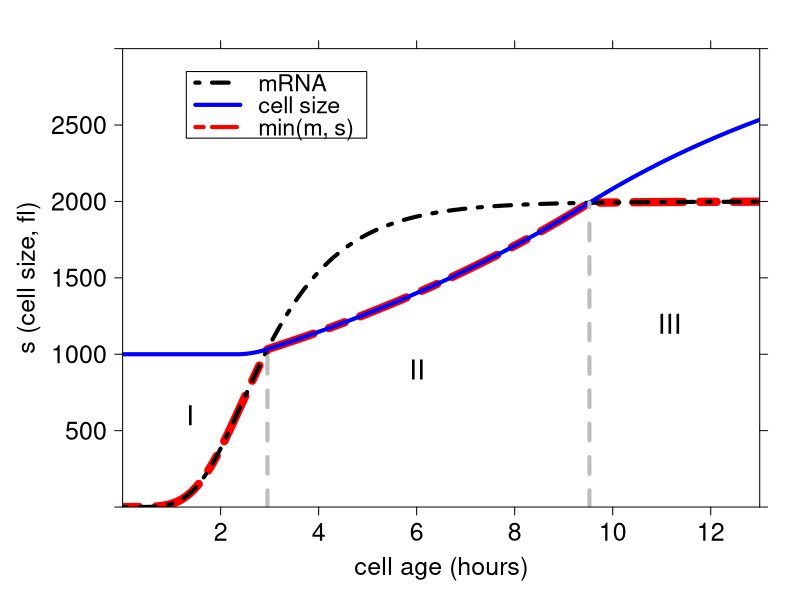

Reproduce this figure in R.
require('lattice')
require('grid')

lambda1 <- 2000
gamma1 <- 1.0
lambda2 <- 0.25
gamma2 <- 0.15
k <- 0.5

y0 <- c(0, 1000)
T <- 15.0
N <- 1000
dt <- T/N
y <- matrix(0, N, 2)
y1 <- matrix(0, N, 2)
y[1,] <- y0
a <- seq(N)
z <- seq(N)
z[1] <- min(y[1, 1], y[1, 2])
a[1] <- 0
index1 <- 0
index2 <- 0
for ( j in seq(2, N) ) {
  a[j] <- j*dt
  y1[j,] <- y[j-1,]
  y[j,1] <- y1[j,1] + dt * (lambda1*(k*a[j])^4/(1+(k*a[j])^4) - gamma1*y1[j,1])
  y[j,2] <- y1[j,2] +
      dt * max(0, (lambda2*min(y1[j,1], y1[j,2]) - gamma2*y1[j,2]))
  z[j] <- min(y[j, 1], y[j, 2])
  if ( y[j,1] > y[j,2] && index1 == 0) {
    index1 <- j-1
  }
  if ( y[j,1] < y[j,2]  && index2 == 0 && index1 != 0 ){
    index2 <- j
  }
}
pdf("ode1.pdf", width=7, height=5)
p1 <- xyplot(z~a, xlim=c(0, 13),
             ylim=c(0, 3000),
             xlab=list("cell age (hours)", cex = 1.5),
             ylab=list("s (cell size, fl)", cex=1.5),
             type = "l",
             lwd = 8,
             lty = 6,
             col = "red",
             scales = list(cex = 1.5, x=list(at=c(2,4,6,8,10,12,14))),
             key = list(x = 0.1, y=0.95,
               border=TRUE,
               lines=list(
                 col=c("black", "blue", 'red'),
                 type=c("l","l","l"),
                 lty=c(4,1,6),
                 lwd=c(4,4,4)),
               cex = 1.4,
               text = list(lab = c("mRNA","cell size",
                             "min(m, s)")),
               columns = 1,
               #space = ""
               title = NULL
               ),
             panel=function(...){
               panel.xyplot(...)
               auto.key = TRUE
               panel.lines(a, y[,1], lwd=4, type='l', lty = 4, col='black')
               panel.lines(a, y[,2], lwd=4, type='l', lty = 1, col='blue')
               panel.lines(c(a[index1], a[index1]),
                           c(0, y[index1,2]), lwd=4, type='l',
                           lty = 2, col='grey')
               panel.lines(c(a[index2], a[index2]),
                            c(0, y[index2,2]), lwd=4, type='l',
                            lty = 2, col='grey')
               grid.text('I',
                         just="left",
                         x = unit(0.1, "npc"),
                         y = unit(0.2, "npc"),
                         gp=gpar(fontsize=20) )
               grid.text('II',
                         just="left",
                         x = unit(0.45, "npc"),
                         y = unit(0.3, "npc"),
                         gp=gpar(fontsize=20) )
               grid.text('III',
                         just="left",
                         x = unit(0.84, "npc"),
                         y = unit(0.4, "npc"),
                         gp=gpar(fontsize=20) )                              
             },)
print(p1)
dev.off()
